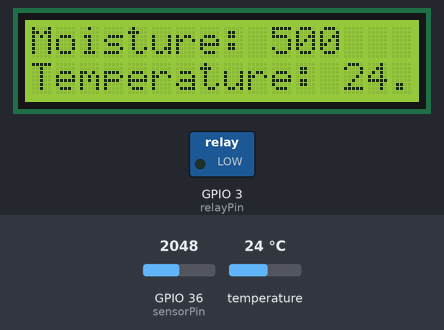
Simulated run of this sketch. Board: ESP32. Shown: 16×2 character LCD, switched loads named in the sketch (green lamp = pin HIGH). The test bench sets the inputs (shaded band); at power-on: temperature 24 °C, GPIO 36 (sensorPin) = 2048. WiFi joins after 1.5 s; servers stay silent unless stated; what the sketch prints to the serial monitor is not drawn.

Above: at 2.9 s.
3.0 s: temperature set to 25.1 °C
At 4.8 s:
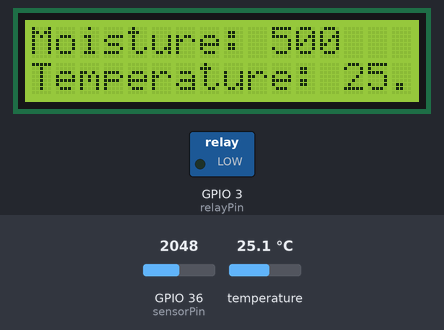
5.9 s: temperature set to 26.4 °C
At 7.6 s:
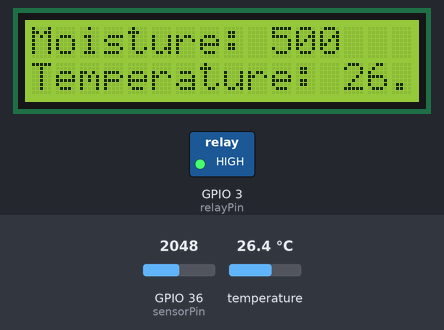
8.8 s: GPIO 36 (sensorPin) set to 2866
At 11.9 s:
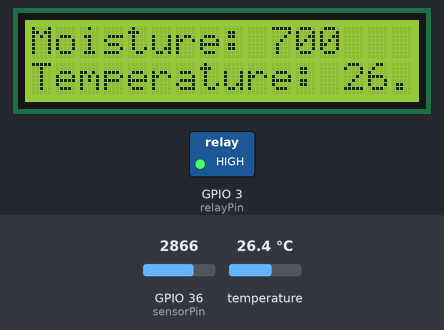
12.2 s: GPIO 36 (sensorPin) set to 3603
At 13.8 s:
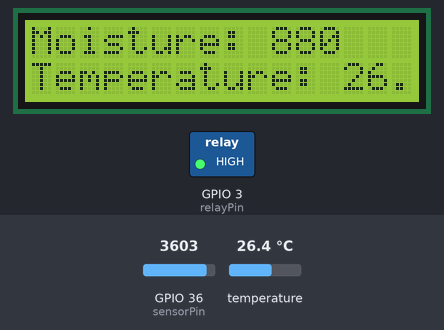
15.1 s: temperature set to 12 °C
At 18.2 s:
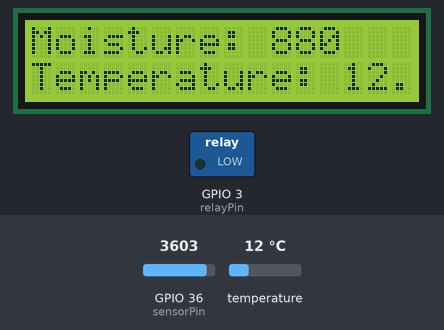
18.5 s: GPIO 36 (sensorPin) set to 4095
At 20.0 s:
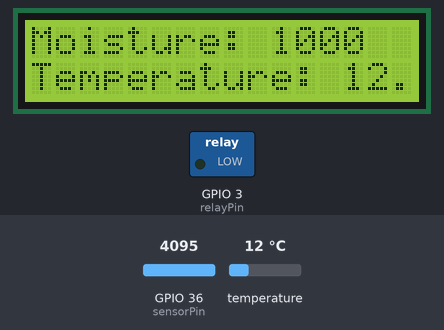
Timing chart, 0 to 21.5 s (numbered marks = the images above; inputs shaded):
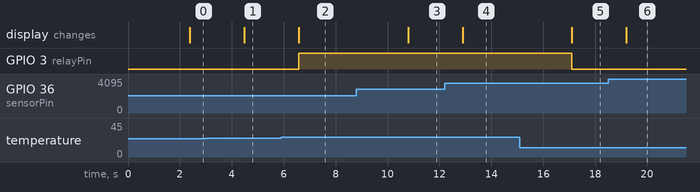

The sketch:

firebase2.ino
```cpp
#include <FirebaseESP32.h>
#include <WiFi.h>
#include <OneWire.h>
#include <DallasTemperature.h>
#include <LiquidCrystal_I2C.h>

#define SENSOR_PIN 17 // Replace 17 with the GPIO pin number connected to the DS18B20 sensor's DATA pin

OneWire oneWire(SENSOR_PIN);
DallasTemperature DS18B20(&oneWire);

LiquidCrystal_I2C lcd(0x27, 16, 2); // I2C address 0x27, 16 columns, 2 rows

const int sensorPin = A0;      // Analog pin for soil moisture sensor
const int relayPin = 3;       // Digital pin to control the relay module

const int moistureThreshold = 430; // Threshold value for turning the pump on/off

// Firebase configuration
#define FIREBASE_HOST "capstone-project-4e6b5-default-rtdb.firebaseio.com"
#define WIFI_SSID "vx" // Change the name of your WIFI
#define WIFI_PASSWORD "14231423" // Change the password of your WIFI
#define FIREBASE_AUTHORIZATION_KEY "b5074efba4fbaed72018108e13d4137ccf504364"
FirebaseData firebaseData;

void setup() {
  Serial.begin(9600);
  DS18B20.begin();
  pinMode(sensorPin, INPUT);
  pinMode(relayPin, OUTPUT);
  digitalWrite(relayPin, LOW);  // Initially turn off the relay

  lcd.begin(); // Initialize the LCD
  lcd.backlight();  // Turn on the LCD backlight

  // Connect to WiFi
  WiFi.begin(WIFI_SSID, WIFI_PASSWORD);
  Serial.print("Connecting to WiFi");
  while (WiFi.status() != WL_CONNECTED) {
    delay(500);
    Serial.print(".");
  }
  Serial.println();
  Serial.print("IP Address: ");
  Serial.println(WiFi.localIP());

  // Initialize Firebase
  Firebase.begin(FIREBASE_HOST, FIREBASE_AUTHORIZATION_KEY);
  Serial.print('Firebase connected');
}

void loop() {
  // Read temperature from DS18B20 sensor
  DS18B20.requestTemperatures();
  float temperatureC = DS18B20.getTempCByIndex(0);

  // Read raw sensor value
  int rawSensorValue = analogRead(sensorPin);

  // Map the raw sensor value to the desired range (optional if you already calibrated the sensor)
  int mappedValue = map(rawSensorValue, 0, 1023, 0, 250);

  // Display moisture level and temperature on the LCD
  lcd.setCursor(0, 0);
  lcd.print("Moisture: ");
  lcd.print(mappedValue);
  lcd.print("    ");

  lcd.setCursor(0, 1);
  lcd.print("Temperature: ");
  lcd.print(temperatureC);
  lcd.print(" °C");

  // Print the moisture and temperature values to the Serial Monitor
  Serial.print("Moisture: ");
  Serial.print(mappedValue);
  Serial.print(", Temperature: ");
  Serial.print(temperatureC);
  Serial.println(" °C");

  // Turn the relay on or off based on the moisture and temperature values
  if (mappedValue > moistureThreshold && temperatureC >= 26 && temperatureC <= 50) {
    digitalWrite(relayPin, HIGH); // Turn on the relay, which turns on the pump
    Serial.println("Pump ON");
  } else {
    digitalWrite(relayPin, LOW);  // Turn off the relay, which turns off the pump
    Serial.println("Pump OFF");
  }

  // Update Firebase with the moisture and temperature values
  Firebase.setFloat(firebaseData, "/ESP32_APP/Moisture", mappedValue);
  Firebase.setFloat(firebaseData, "/ESP32_APP/Temperature", temperatureC);

  delay(1000);
}
```

Measured:
- the behaviour switches between 25.9 and 26 °C on temperature (found by bisection; images 1 and 2)
- after the input at 3.0 s, the display: changes after 1.5 s (image 1)
- after the input at 5.9 s, GPIO 3 (relayPin): LOW → HIGH after 0.69 s; the display: changes after 0.69 s (image 2)
- after the input at 8.8 s, the display: changes after 2.0 s (image 3)
- after the input at 12.2 s, the display: changes after 0.69 s (image 4)
- after the input at 15.1 s, GPIO 3 (relayPin): HIGH → LOW after 2.0 s; the display: changes after 2.0 s (image 5)
- after the input at 18.5 s, the display: changes after 0.70 s (image 6)
